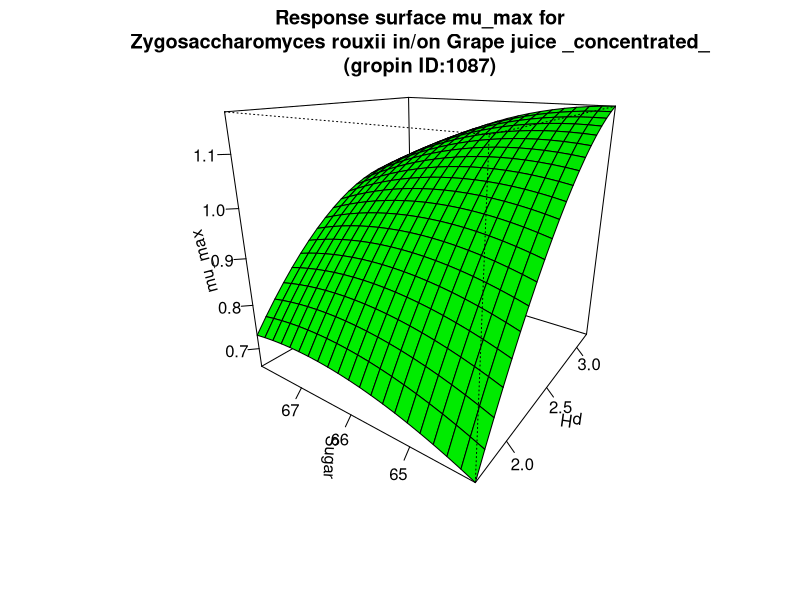

Reproduce this figure in R.
#############################
# start of Parameter script
#############################
pH <- seq(1.7017,3.1968031968032,length.out=21)
Sugar <- seq(64.064,67.9320679320679,length.out=21)
#############################
# end of Parameter script
#############################
############################# 
# start of Model script Gropin ID 1087 
#############################
 
# constant coefficients for this model
 
variables <- data.frame(pH,Sugar)
argumentsPar <- expand.grid(variables)
 
# heart of the model
response_surface <- function(pH,Sugar) {
   mumax <-(-50.035+1.409*Sugar-0.010*(Sugar^2)+3.765*pH-0.162*(pH^2)-0.041*Sugar*pH)

return(mumax=mumax)
} 

# output parameters
mumax <- cbind(argumentsPar,response_surface(argumentsPar['pH'],argumentsPar['Sugar']))
colnames(mumax) <- c(colnames(argumentsPar),'mumax')
#############################
# End of Model script
#############################
############################# 
# start of Visualisation script Gropin ID 1087 
#############################
persp(pH,Sugar,matrix(unlist(mumax$mumax),nrow=21),col = 'green',xlab='pH',ylab='Sugar',zlab='mu_max',main='Response surface mu_max for
Zygosaccharomyces rouxii in/on Grape juice _concentrated_
(gropin ID:1087)',theta=305,phi=20,shade=0.25,ticktype = 'detailed')
#############################
# End of Visualisation script
#############################
